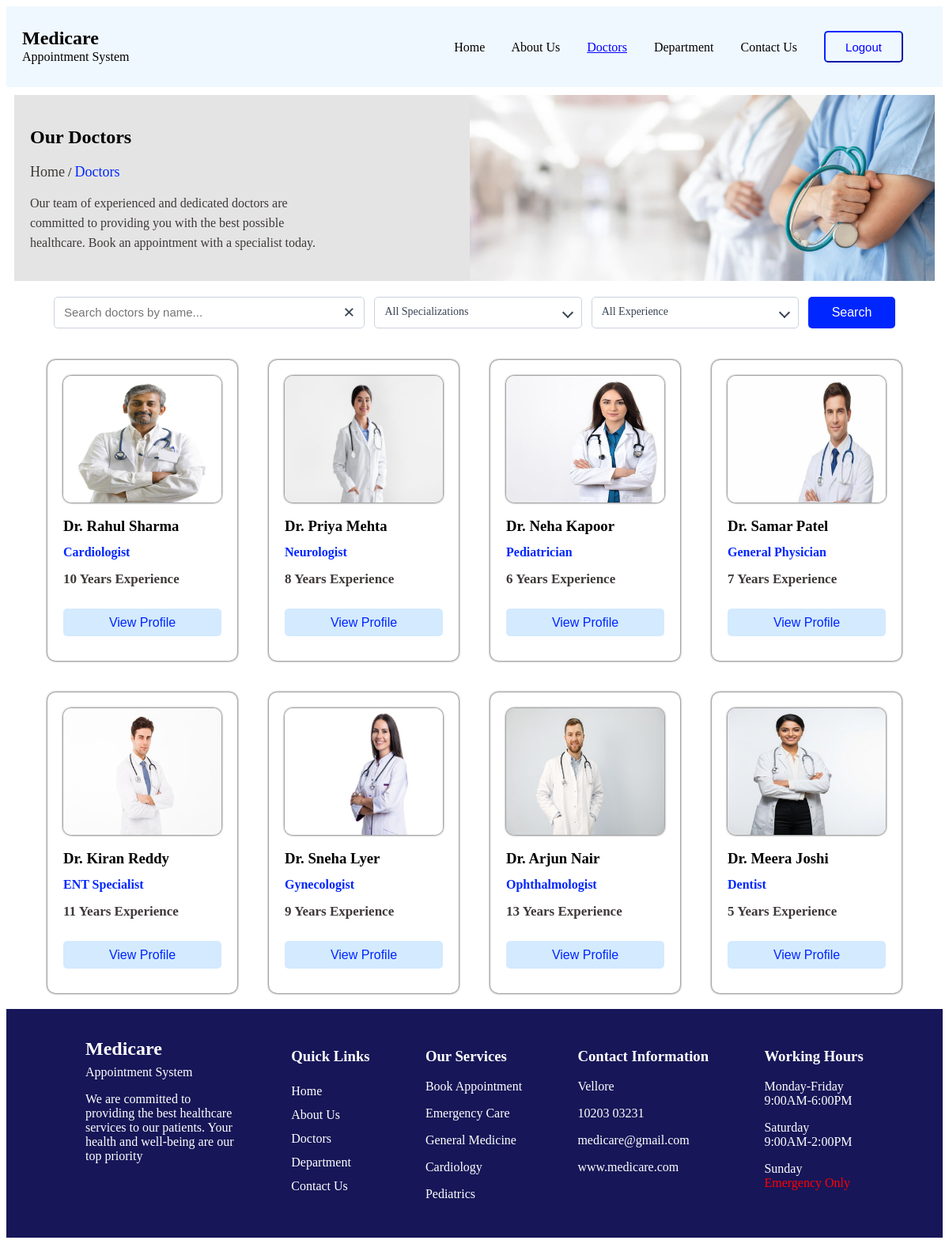
/doctor (signed in), run on the app's committed database.
### app/models.py (models this page shows)
class Doctor(models.Model):
    name=models.CharField(max_length=100)
    specialization=models.CharField(max_length=100)
    qualification=models.CharField(max_length=100)
    experience=models.IntegerField(help_text="experience in years")
    consultation_fee=models.IntegerField()
    profile_image=models.ImageField(upload_to='doctor')
    available_days=models.CharField(max_length=100)
    available_time=models.CharField(max_length=100)
    bio=models.TextField()
    about=models.TextField()
    is_available=models.BooleanField(default=True)

### app/views.py (the view)
# urls.py: path('doctor',views.doctor_page,name='doctor'),
@login_required
def doctor_page(request):
    item=Doctor.objects.all()
    name=request.GET.get('name','').strip()
    if name:
        item=item.filter(name__icontains=name)
    specialization=request.GET.get('specialization','')
    if specialization:
        item=item.filter(specialization__iexact=specialization)
    experience=request.GET.get('experience','')
    if experience == '0-2':
        item=item.filter(experience__gte=0,experience__lte=2)
    elif experience == '3-5':
        item=item.filter(experience__gte=3,experience__lte=5)
    elif experience == '6-9':
        item=item.filter(experience__gte=6,experience__lte=9)
    elif experience == '10+':
        item=item.filter(experience__gte=10)
    return render (request,'doctor.html',{'item':item})

### app/templates/doctor.html (shortened to what this page needs)
{% extends 'base.html' %}
{% load static %}
{% block body %}
<link rel="stylesheet" href="{% static 'css/doctor.css' %}">
<section id="hero">
    <h1>Our Doctors</h1>
    <a href="/">Home</a> / <a href="{% url 'doctor' %}" style="color: rgb(0, 38, 255);">Doctors</a>
    <p>Our team of experienced and dedicated doctors are <br> committed to providing you with the best possible <br>
        healthcare. Book an appointment with a specialist today.</p>
</section>
<section id="search">
    <fieldset>
        <form method="GET" action="{% url 'doctor' %}">
            <div class="filters">
                <div class="name-search">
                    <input type="text" name="name" placeholder="Search doctors by name..."
                        value="{{request.GET.name|default:''}}">
                    <a class="clear-filters" href="{% url 'doctor' %}" aria-label="Clear filters" title="Clear filters">&times;</a>
                </div>
                <details class="filter-dropdown">
                    <summary>
                        {% if request.GET.specialization %}{{ request.GET.specialization }}{% else %}All Specializations{% endif %}
                    </summary>
                </details>
                <details class="filter-dropdown">
                    <summary>
                        {% if request.GET.experience == "0-2" %}0-2 Years{% elif request.GET.experience == "3-5" %}3-5 Years{% elif request.GET.experience == "6-9" %}6-9 Years{% elif request.GET.experience == "10+" %}10+ Years{% else %}All Experience{% endif %}
                    </summary>
                </details>
                <button type="submit">Search</button>
            </div>
        </form>
    </fieldset>
</section>
<section>
    <div id="container">
        {% for i in item %}
        <div id="card">
            <img src="{{i.profile_image.url}}" alt="">
            <h3>{{i.name}}</h3>
            <h4>{{i.specialization}}</h4>
            <p>{{i.experience}} Years Experience</p>
            <a href="{% url 'profile' i.id %}"><button>View Profile</button></a>
        </div>
        {% endfor %}
    </div>
</section>
{% endblock %}

### app/templates/base.html (shortened to what this page needs)
<!DOCTYPE html>
<html lang="en">
<head>
</head>
<body>
    <header>
        <div>
            <h2>Medicare</h2>
            <p>Appointment System</p>
        </div>
        <nav>
            {% if request.user.is_authenticated %}
            <a href="/" id="home">Home</a>
            <a href="{% url 'about' %}" id="about">About Us</a>
            <a href="{% url 'doctor' %}" id="doctors">Doctors</a>
            <a href="{% url 'department' %}" id="dept">Department</a>
            <a href="{% url 'contact' %}" id="contact">Contact Us</a>
            <a href="{% url 'logout' %}"><button id="logout">Logout</button></a>
            {% else %}
            <a href="{% url 'login' %}"><button id="log">Login</button></a>
            <a href="{% url 'signup' %}"><button id="register">Register</button></a>
            {% endif %}
        </nav>
    </header>
    {% block body %}
    {% endblock %}
    <footer>
        <div id="medi">
            <h2>Medicare </h2>
            <p>Appointment System</p>
            <p>We are committed to providing the best healthcare services to our patients. Your health and well-being
                are our top priority</p>
        </div>
        <div>
            <h3>Quick Links</h3>
            <a href="/">Home</a> <br>
            <a href="{% url 'about' %}">About Us</a> <br>
            <a href="{% url 'doctor' %}">Doctors</a><br>
            <a href="{% url 'department' %}">Department</a><br>
            <a href="{% url 'contact' %}">Contact Us</a>
        </div>
        <div>
            <h3>Our Services</h3>
            <p>Book Appointment</p>
            <p>Emergency Care</p>
            <p>General Medicine</p>
            <p>Cardiology</p>
            <p>Pediatrics</p>
        </div>
        <div>
            <h3>Contact Information</h3>
            <p>Vellore</p>
            <p>10203 03231</p>
            <p>medicare@gmail.com</p>
            <p>www.medicare.com</p>
        </div>
        <div>
            <h3>Working Hours</h3>
            <p>Monday-Friday <br> 9:00AM-6:00PM</p>
            <p>Saturday <br> 9:00AM-2:00PM</p>
            <p>Sunday <br> <span style="color: red;">Emergency Only</span></p>
        </div>
        <br><br>
    </footer>
</body>
</html>

### static/css/doctor.css (style rules this page uses)
header nav a { text-decoration: none; color: black; }
#doctors { color: blue; text-decoration: underline; }
#hero { background-image: url("/static/image/doctors.jpg"); background-color: #E4E4E4; background-repeat: no-repeat; background-position: right center; background-size: contain; margin: 10px; padding: 20px; }
#hero a { color: rgb(63, 57, 57); text-decoration: none; font-size: 18px; }
#hero p { color: rgb(63, 57, 57); line-height: 25px; }
#search { margin: 20px 60px; }
#search fieldset { box-sizing: border-box; margin: 0; padding: 0; border: 0; }
#search form, #search .filters { width: 100%; color:#384454 }
#search .filters { display: grid; grid-template-columns: minmax(180px, 1.5fr) repeat(2, minmax(150px, 1fr)) auto; gap: 12px; align-items: start; }
#search .name-search { position: relative; min-width: 0; }
#search input[type="text"] { box-sizing: border-box; width: 100%; min-width: 0; height: 40px; border: 1px solid #cbd3df; border-radius: 5px; padding: 0 42px 0 12px; font-size: 15px; }
#search .filter-dropdown { min-width: 0; }
#search .filter-dropdown summary { box-sizing: border-box; min-height: 40px; padding: 10px 32px 10px 12px; border: 1px solid #cbd3df; border-radius: 5px; cursor: pointer; font-size: 14px; list-style: none; position: relative; }
#search .filter-dropdown summary::after { content: ""; position: absolute; right: 12px; top: 14px; width: 8px; height: 8px; border-right: 2px solid #384454; border-bottom: 2px solid #384454; transform: rotate(45deg); }
#search button { min-width: 110px; height: 40px; background-color: rgb(0, 38, 255); color: white; border-radius: 5px; border: none; font-size: 16px; padding: 0 18px; cursor: pointer; }
#search .clear-filters { display: grid; place-items: center; position: absolute; top: 0; right: 0; width: 40px; height: 40px; color: #384454; font-size: 26px; font-weight: 700; line-height: 1; text-decoration: none; }
#container { display: flex; flex-wrap: wrap; align-items: center; justify-content: center; }
#card { display: flex; flex-direction: column; margin: 20px; box-shadow: 0 0 3px; border-radius: 10px; padding: 20px; height: 340px; }
#card img { width: 200px; height: 160px; border-radius: 10px; box-shadow: 0 0 3px; }
#card h4 { color: rgb(0, 38, 255); font-size: 16px; line-height: 1px; padding-bottom: 2px; margin-top: 3px; margin-bottom: 20px; }
#card p { font-weight: bold; color: rgb(63, 57, 57); font-size: 17px; margin-top: 2px; }
#card button { width: 200px; height: 35px; background-color: rgba(0, 132, 255, 0.171); color: rgb(0, 38, 255); border-radius: 5px; border: none; font-size: 16px; margin-top: 10px; }

### app/templates/base.html (style rules this page uses)
header { background-color: aliceblue; display: flex; justify-content: space-between; padding: 20px; align-items: center; }
header div { line-height: 5px; }
nav a { margin-right: 30px; text-decoration: none; }
#logout { background-color: aliceblue; color: blue; border-color: rgb(0, 38, 255); width: 100px; height: 40px; border-radius: 5px; font-size: 15px; }
footer { display: flex; justify-content: space-between; background-color: rgb(23, 22, 88); color: white; padding: 30px; padding-left: 100px; gap: 20px; }
#medi { width: 190px; }
footer a { color: white; text-decoration: none; line-height: 30px; }
div h2 { line-height: 5%; }

### data on the page
Doctor: profile_image (picture), name "Dr. Rahul Sharma", specialization "Cardiologist", experience "10"
Doctor: profile_image (picture), name "Dr. Priya Mehta", specialization "Neurologist", experience "8"
Doctor: profile_image (picture), name "Dr. Neha Kapoor", specialization "Pediatrician", experience "6"
Doctor: profile_image (picture), name "Dr. Samar Patel", specialization "General Physician", experience "7"
Doctor: profile_image (picture), name "Dr. Kiran Reddy", specialization "ENT Specialist", experience "11"
Doctor: profile_image (picture), name "Dr. Sneha Lyer", specialization "Gynecologist", experience "9"
Doctor: profile_image (picture), name "Dr. Arjun Nair", specialization "Ophthalmologist", experience "13"
Doctor: profile_image (picture), name "Dr. Meera Joshi", specialization "Dentist", experience "5"
